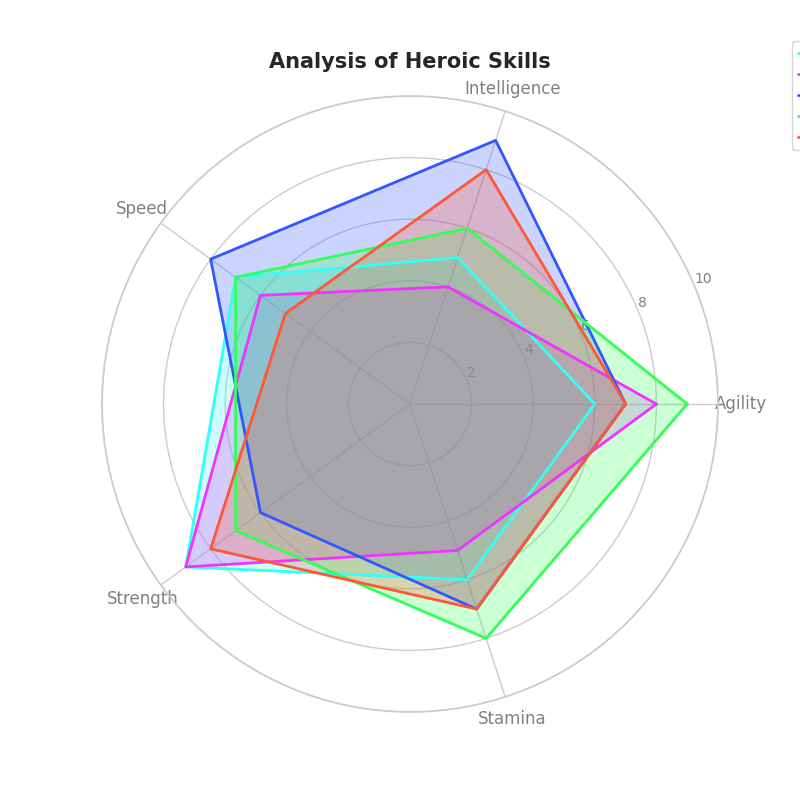

Source code (Python):
import numpy as np
import matplotlib.pyplot as plt
from math import pi

categories = ['Agility', 'Intelligence', 'Speed', 'Strength', 'Stamina']
N = len(categories)

data = {
    'Sci-Fi': [6, 5, 7, 9, 6],
    'Fantasy': [8, 4, 6, 9, 5],
    'Anime': [7, 9, 8, 6, 7],
    'DC': [9, 6, 7, 7, 8],
    'Marvel': [7, 8, 5, 8, 7]
}

angles = np.linspace(0, 2 * pi, N, endpoint=False).tolist()
angles += angles[:1]

fig, ax = plt.subplots(figsize=(8, 8), subplot_kw={'polar': True})

def plot_radar(ax, data, categories, angles, colors):
    for i, (universe, values) in enumerate(data.items()):
        values += values[:1]
        ax.plot(angles, values, color=colors[i], linewidth=2, linestyle='solid', label=universe)
        ax.fill(angles, values, color=colors[i], alpha=0.25)
    ax.set_xticks(angles[:-1])
    ax.set_xticklabels(categories, color='grey', size=12)
    ax.set_yticks([2, 4, 6, 8, 10])
    ax.set_yticklabels(["2", "4", "6", "8", "10"], color="grey", size=10)
    ax.set_title('Analysis of Heroic Skills', size=15, fontweight='bold', pad=20)
    ax.set_ylim(0, 10)
    ax.legend(loc='upper right', bbox_to_anchor=(1.3, 1.1), fontsize=10)

colors = ['#33FFF5', '#F033FF', '#3357FF', '#33FF57', '#FF5733']

plot_radar(ax, data, categories, angles, colors)

plt.show()
